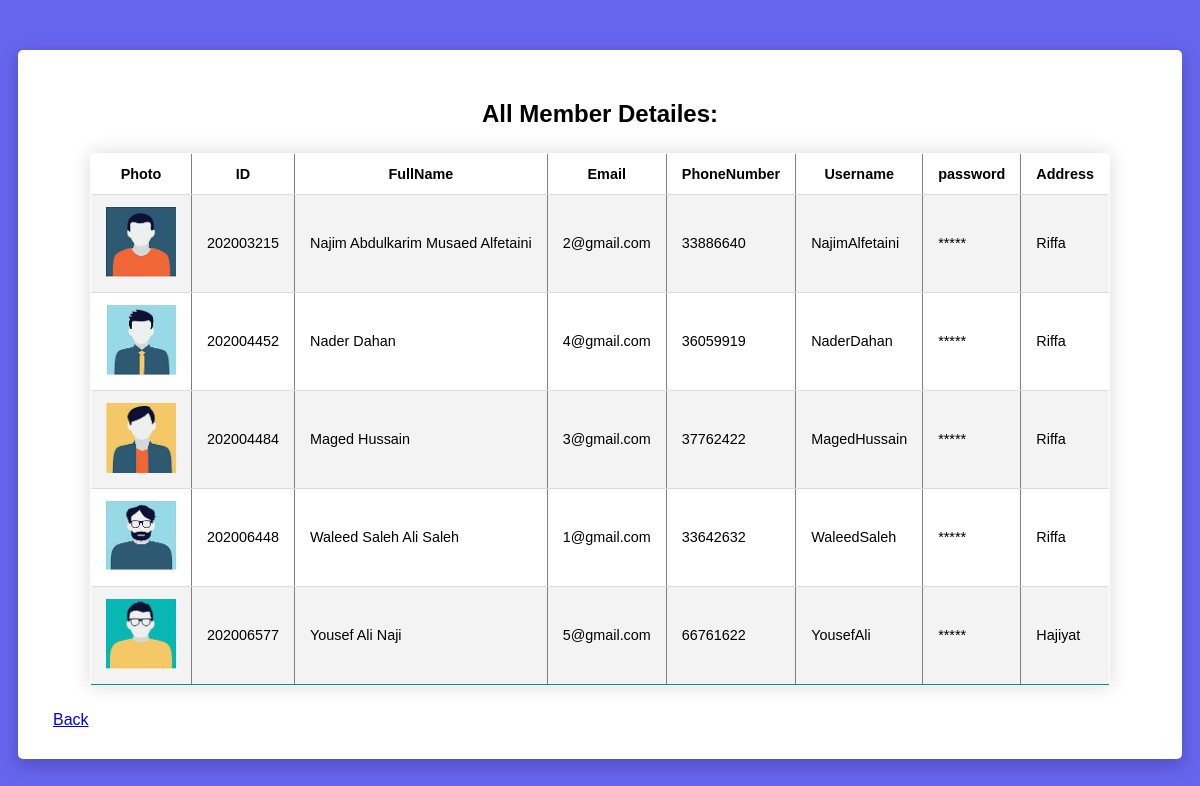
Screenshot of /member/view_all_member.php with the database file from the repository.
### tables this page shows
CREATE TABLE `users` (
  `id` int(9) NOT NULL,
  `fullName` varchar(100) NOT NULL,
  `email` varchar(60) NOT NULL,
  `phoneNumber` varchar(8) NOT NULL,
  `username` varchar(150) NOT NULL,
  `password` varchar(150) NOT NULL,
  `photo` text NOT NULL,
  `address` varchar(150) NOT NULL
);

### member/view_all_member.php (the view, shortened to what this page needs)
<!DOCTYPE html>
<html lang="en">
<head>
</head>
<body>
    <div class="container">
        <div class="row">
            <div class="col-md-4 offset-md-4 form">
                <?php
    require("../registration/connection.php");
    echo "<center>";
    echo "<h2>All Member Detailes: </h2>";
   $table = $db->query("select * from users ");
   echo "<table border=1 class='content-table'";
   echo "<tr>
   <th>Photo</th>
   <th>ID</th>
   <th>FullName</th>
   <th>Email</th>
   <th>PhoneNumber</th>
   <th>Username</th>
   <th>password</th>
   <th>Address</th>
   </tr>";
   foreach ($table as $st) {
       echo "<tr>";
       if(!empty($st['photo'])){
        echo "<td> <img src='../images/$st[6]' width='70' height='70'> </td>";
    }
    else{
        echo "<td> <img src='../images/default.jpg' width='70' height='70'> </td>";
    }
       echo "<td> $st[id]         </td>";
       echo "<td> $st[fullName]   </td>";
       echo "<td> $st[email]      </td>";
       echo "<td> $st[phoneNumber]</td>";
       echo "<td> $st[username]   </td>";
       echo "<td> *****  </td>";
       echo "<td> $st[address]    </td>";
       echo "</tr>";
   }
   echo "</table>";
   echo "</center>";
?>
                <a href="../index.librarian.php">Back</a>
            </div>
        </div>
    </div>
</body>
</html>

### member/view_all_member.php (style rules this page uses)
html, body { background: #6665ee; font-family: 'Poppins', sans-serif; }
.container { position: 400px 400px; }
.container .form { background: #fff; padding: 30px 35px; border-radius: 5px; margin: 50px 10px 10px 10px; box-shadow: 0 4px 8px 0 rgba(64, 76, 186, 0.2), 0 6px 20px 0 rgba(0, 0, 0, 0.19); }
* { font-family: sans-serif; }
.content-table { border-collapse: collapse; margin: 25px 0; font-size: 0.9em; min-width: 400px; border-radius: 5px 5px 0 0; overflow: hidden; box-shadow: 0 0 20px rgba(0, 0, 0, 0.15); }
.content-table th, .content-table td { padding: 12px 15px; }
.content-table tbody tr { border-bottom: 1px solid #dddddd; }
.content-table tbody tr:nth-of-type(even) { background-color: #f3f3f3; }
.content-table tbody tr:last-of-type { border-bottom: 2px solid #009879; }

### rows the page displays
users: photo (picture), id "202003215", fullName "Najim Abdulkarim Musaed Alfetaini", email "2@gmail.com", phoneNumber "33886640", username "NajimAlfetaini", address "Riffa"
users: photo (picture), id "202004452", fullName "Nader Dahan", email "4@gmail.com", phoneNumber "36059919", username "NaderDahan", address "Riffa"
users: photo (picture), id "202004484", fullName "Maged Hussain", email "3@gmail.com", phoneNumber "37762422", username "MagedHussain", address "Riffa"
users: photo (picture), id "202006448", fullName "Waleed Saleh Ali Saleh", email "1@gmail.com", phoneNumber "33642632", username "WaleedSaleh", address "Riffa"
users: photo (picture), id "202006577", fullName "Yousef Ali Naji", email "5@gmail.com", phoneNumber "66761622", username "YousefAli", address "Hajiyat"
